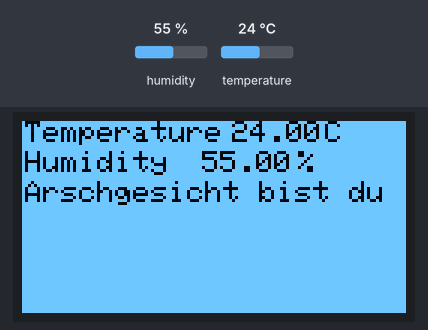
A sketch run on a simulated Arduino Uno, built with avr-gcc and run on an emulated ATmega328P. Parts: 128×64 one-colour display. The test bench sets the inputs (shaded band); at power-on: humidity 55 %, temperature 24 °C.

Above: at 1.2 s.
1.3 s: humidity set to 22 %
At 2.2 s:
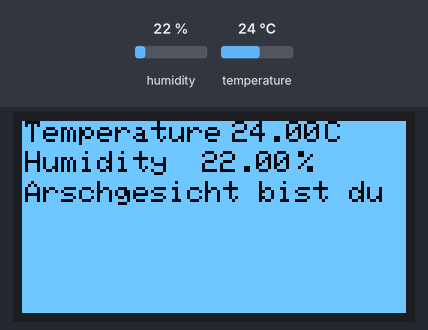
2.8 s: temperature set to 12 °C
At 3.3 s:
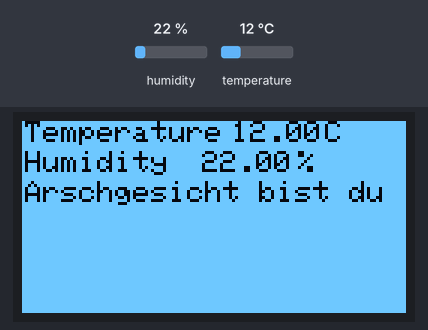
4.3 s: humidity set to 40 %
At 5.3 s:
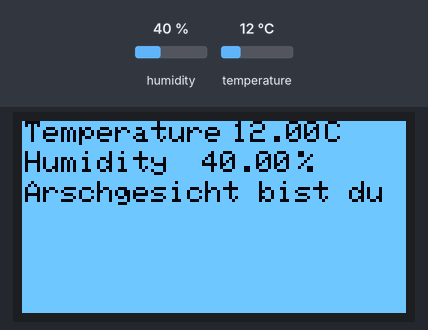
5.8 s: temperature set to 19 °C
Timing chart, 0 to 8.3 s (numbered marks = the images above; inputs shaded):
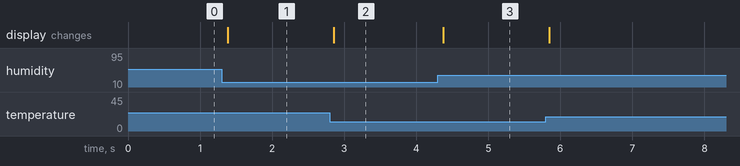

The sketch:

OLED_DHT_Nano.ino
```cpp
#include <SPI.h>
#include <Wire.h>
#include <Adafruit_GFX.h>
#include <Adafruit_SSD1306.h>
#include <dht.h>


#define DHT11_PIN 5
#define OLED_RESET 4 // not used / nicht genutzt bei diesem Display
Adafruit_SSD1306 display(OLED_RESET);
dht DHT;

void setup()   {

  // initialize with the I2C addr 0x3C / mit I2C-Adresse 0x3c initialisieren
  display.begin(SSD1306_SWITCHCAPVCC, 0x3C);

  // random start seed / zufälligen Startwert für Random-Funtionen initialisieren
  randomSeed(analogRead(0));
}

#define DRAW_DELAY 118
#define D_NUM 47

int i;

void loop() {
  int chk = DHT.read11(DHT11_PIN);
  display.clearDisplay();


  display.setTextColor(WHITE);
  display.invertDisplay(true);
  display.setTextSize(1);
  display.setCursor(1,0);
  display.println("Temperature");
  display.setCursor(70,0);
  display.println(DHT.temperature);
  display.setCursor(101,0);
  display.println("C");

  display.setCursor(1,10);
  display.println("Humidity ");
  display.setCursor(60,10);
  display.println(DHT.humidity);
  display.setCursor(92,10);
   display.println("%");
  display.setCursor(1,20);
  display.println("Arschgesicht bist du");
  //display.setTextSize(2);
  //display.setCursor(34,15);
  //display.println("Hello");
  //display.setCursor(30,34);
  //display.println("World!");
  display.display();
  //delay(8000);
  display.clearDisplay();


/*

  // invert the display / Display invertieren
  display.invertDisplay(true);
  delay(2000);
  display.invertDisplay(false);
  delay(1000);

  // draw some random pixel / zufaellige Pixel anzeigen
  for(i=0;i<380;i++){
    display.drawPixel(random(128),random(64), WHITE);
    display.display();
  }
  delay(DRAW_DELAY);
  display.clearDisplay();

  // draw some random lines / zufaellige Linien anzeigen
  for(i=0;i<D_NUM;i++){
    display.drawLine(random(128),random(64),random(128),random(64), WHITE);
    display.display();
    delay(DRAW_DELAY);
    display.clearDisplay();
  }

  // draw some random triangles / zufaellige Dreiecke anzeigen
  for(i=0;i<D_NUM;i++){
    if(random(2))display.drawTriangle(random(128),random(64),random(128),random(64), random(128),random(64), WHITE); // normal
    else display.fillTriangle(random(128),random(64),random(128),random(64), random(128),random(64), WHITE);     // filled / ausgefuellt
    display.display();
    delay(DRAW_DELAY);
    display.clearDisplay();
  }

  // draw some random rectangles / zufaellige Rechtecke anzeigen
  for(i=0;i<D_NUM;i++){
    int rnd=random(4);
    if(rnd==0)display.drawRect(random(88),random(44),random(40),random(20), WHITE);               // normal
    else if(rnd==1)display.fillRect(random(88),random(44),random(40),random(20), WHITE);            // filled / ausgefuellt
    else if(rnd==2)display.drawRoundRect(random(88),random(44),random(30)+10,random(15)+5,random(5), WHITE);  // normal with rounded edges / normal mit abgerundeten Ecken
    else display.fillRoundRect(random(88),random(44),random(30)+10,random(15)+5,random(5), WHITE);        // filled with rounded edges / ausgefuellt mit  mit abgerundeten Ecken
    display.display();
    delay(DRAW_DELAY);
    display.clearDisplay();
  }

  // draw some random circles / zufaellige Kreise anzeigen
  for(i=0;i<D_NUM;i++){
    if(random(2))display.drawCircle(random(88)+20,random(44)+20,random(10), WHITE); // normal
    else display.fillCircle(random(88)+20,random(44)+20,random(10), WHITE);     // filled / ausgefuellt
    display.display();
    delay(DRAW_DELAY);
    display.clearDisplay();
  }

*/

}
```

Measured:
- after the input at 1.3 s, the display: changes after 0.09 s (image 1)
- after the input at 2.8 s, the display: changes after 0.05 s (image 2)
- after the input at 4.3 s, the display: changes after 0.08 s (image 3)
